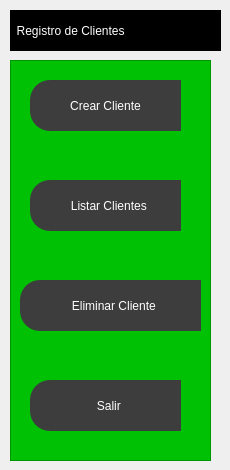
               <widget class="QWidget" name="hoja1">
                <widget class="QFrame" name="frame_2">
                 <property name="geometry">
                  <rect>
                   <x>10</x>
                   <y>60</y>
                   <width>201</width>
                   <height>401</height>
                  </rect>
                 </property>
                 <property name="styleSheet">
                  <string notr="true">QFrame{
background-color: rgb(0, 193, 3);
}

QPushButton{
background-color:rgb(61,61,61);
border-top-left-radius:20px;
border-bottom-left-radius:20px;
color: rgb(255,255,255);
font: 77 10pt &quot;Arial Black&quot;;
}
QPushButton:hover{
background-color:white;
border-top-left-radius:20px;
border-bottom-left-radius:20px;
color:rgb(0,0,0);
font:77 10pt &quot;Arial Black&quot;;
}</string>
                 </property>
                 <property name="frameShape">
                  <enum>QFrame::StyledPanel</enum>
                 </property>
                 <property name="frameShadow">
                  <enum>QFrame::Raised</enum>
                 </property>
                 <widget class="QPushButton" name="pushButton">
                  <property name="geometry">
                   <rect>
                    <x>20</x>
                    <y>20</y>
                    <width>151</width>
                    <height>51</height>
                   </rect>
                  </property>
                  <property name="text">
                   <string>Crear Cliente</string>
                  </property>
                  <property name="icon">
                   <iconset>
                    <normaloff>Imagenes/Crear.svg</normaloff>Imagenes/Crear.svg</iconset>
                  </property>
                  <property name="iconSize">
                   <size>
                    <width>25</width>
                    <height>25</height>
                   </size>
                  </property>
                 </widget>
                 <widget class="QPushButton" name="pushButton_2">
                  <property name="geometry">
                   <rect>
                    <x>20</x>
                    <y>120</y>
                    <width>151</width>
                    <height>51</height>
                   </rect>
                  </property>
                  <property name="text">
                   <string>  Listar Clientes</string>
                  </property>
                  <property name="icon">
                   <iconset>
                    <normaloff>Imagenes/Listar.svg</normaloff>Imagenes/Listar.svg</iconset>
                  </property>
                  <property name="iconSize">
                   <size>
                    <width>20</width>
                    <height>20</height>
                   </size>
                  </property>
                 </widget>
                 <widget class="QPushButton" name="pushButton_3">
                  <property name="geometry">
                   <rect>
                    <x>10</x>
                    <y>220</y>
                    <width>181</width>
                    <height>51</height>
                   </rect>
                  </property>
                  <property name="text">
                   <string>  Eliminar Cliente</string>
                  </property>
                  <property name="icon">
                   <iconset>
                    <normaloff>Imagenes/Eliminar.svg</normaloff>Imagenes/Eliminar.svg</iconset>
                  </property>
                  <property name="iconSize">
                   <size>
                    <width>20</width>
                    <height>20</height>
                   </size>
                  </property>
                 </widget>
                 <widget class="QPushButton" name="pushButton_4">
                  <property name="geometry">
                   <rect>
                    <x>20</x>
                    <y>320</y>
                    <width>151</width>
                    <height>51</height>
                   </rect>
                  </property>
                  <property name="text">
                   <string>  Salir</string>
                  </property>
                  <property name="icon">
                   <iconset>
                    <normaloff>Imagenes/Salir.svg</normaloff>Imagenes/Salir.svg</iconset>
                  </property>
                  <property name="iconSize">
                   <size>
                    <width>20</width>
                    <height>20</height>
                   </size>
                  </property>
                 </widget>
                </widget>
                <widget class="QLabel" name="label">
                 <property name="geometry">
                  <rect>
                   <x>10</x>
                   <y>10</y>
                   <width>211</width>
                   <height>41</height>
                  </rect>
                 </property>
                 <property name="styleSheet">
                  <string notr="true">color: rgb(255, 255, 255);
background-color: rgb(0, 0, 0);
font: 900 12pt &quot;Arial Black&quot;;</string>
                 </property>
                 <property name="text">
                  <string>  Registro de Clientes</string>
                 </property>
                </widget>
               </widget>
